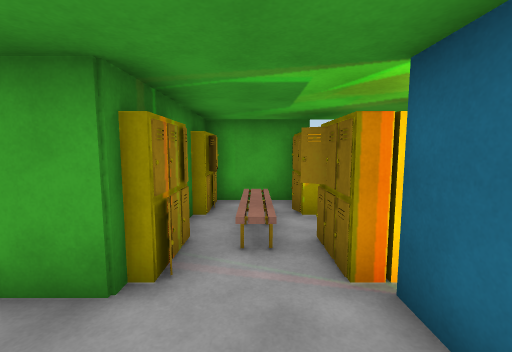
View 1 (above)

18 first-person views from a walk through a 3-D level made in the Unity game engine. The camera is 1.5 m above the floor, tilts 6° down and sees 90° across. The floor is counted in squares, 1 m on a side. Each view is taken from the middle of a square. On the plan, view 1 faces up. The plan holds only what a view shows up to about 13 squares ahead; the rest is blank. The place goes on beyond the plan. The player character is not drawn. Door leaves are left out, so doorways stand open. Surface patterns are stand-ins for the level's own textures.

View 2
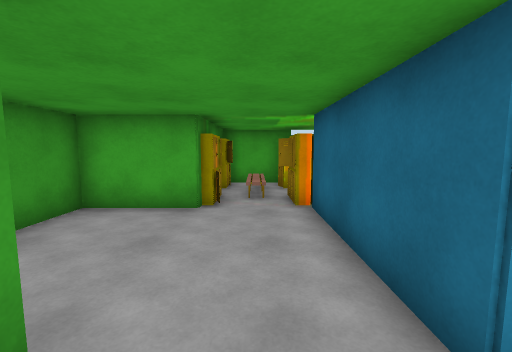

View 3
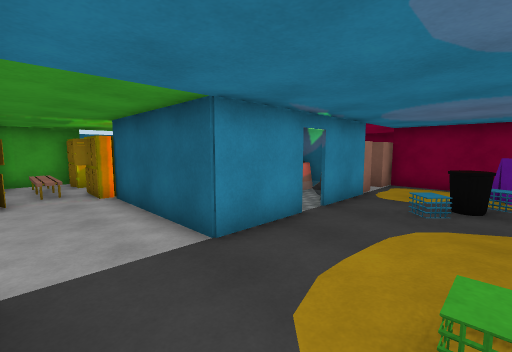

View 4
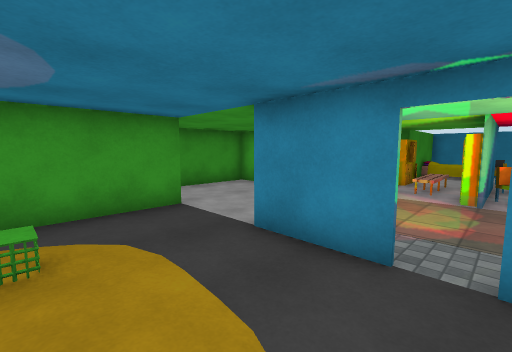

View 5
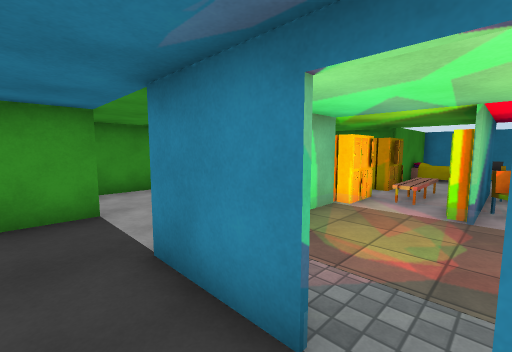

View 6
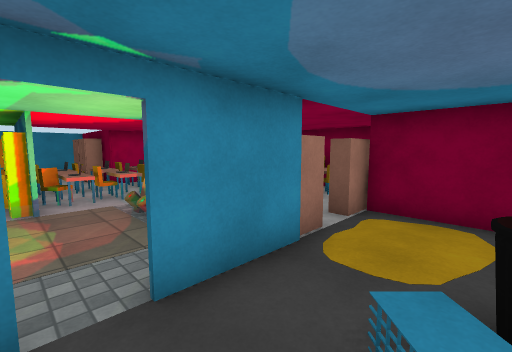

View 7
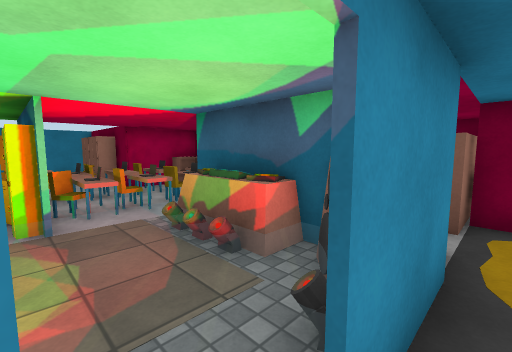

View 8
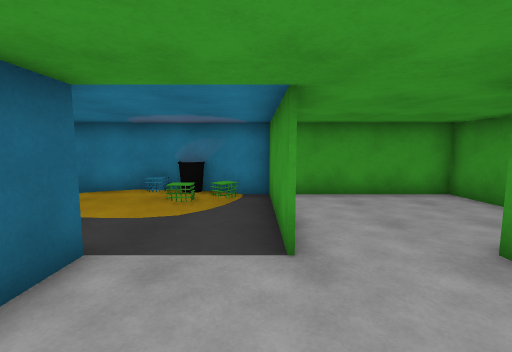

View 9
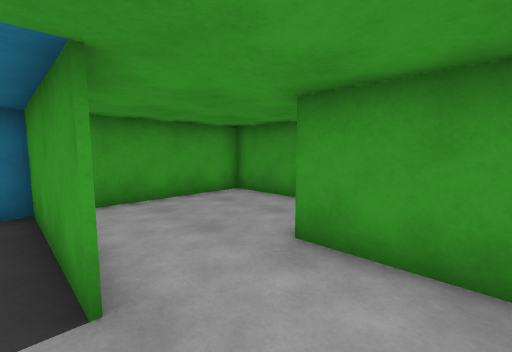

View 10
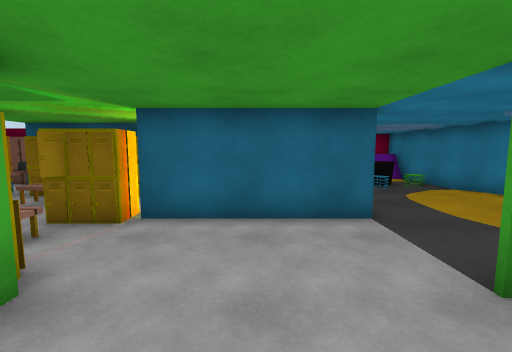

View 11
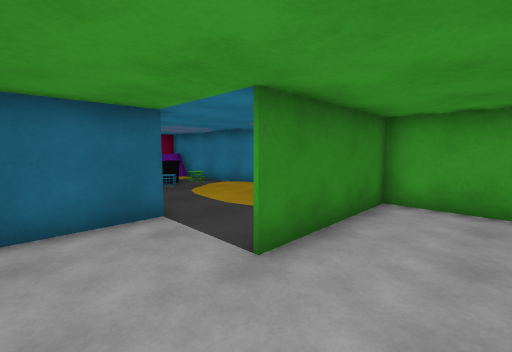

View 12
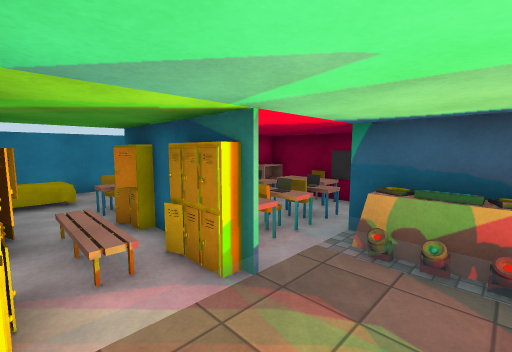

View 13
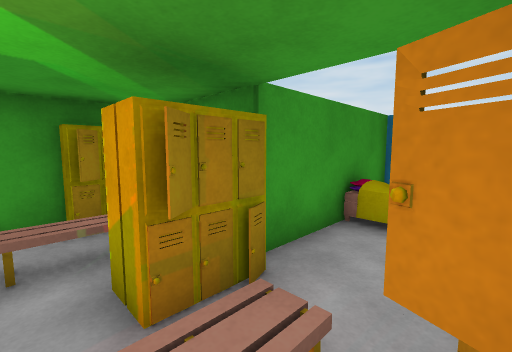

View 14
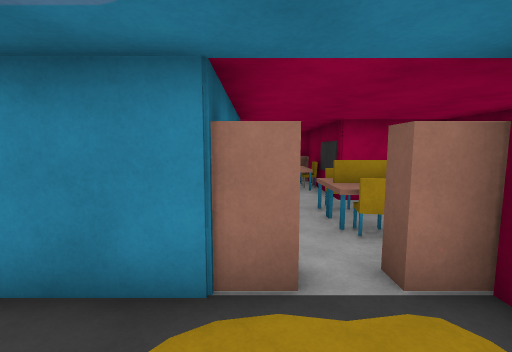

View 15
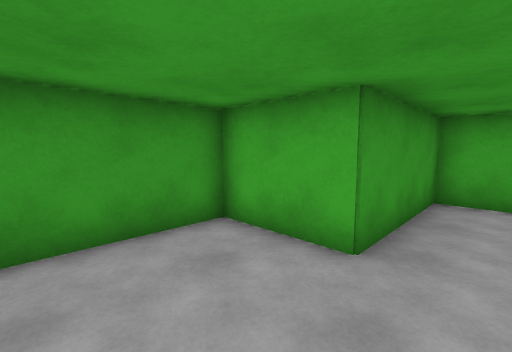

View 16
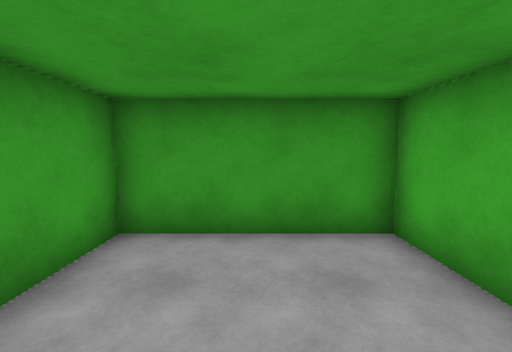

View 17
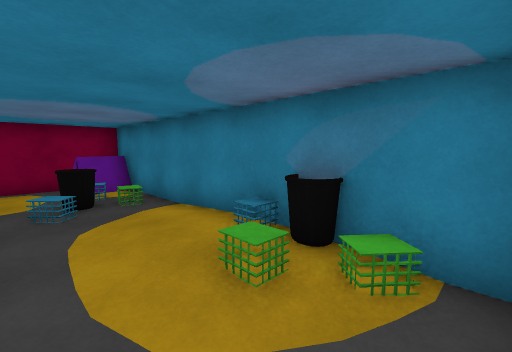

View 18
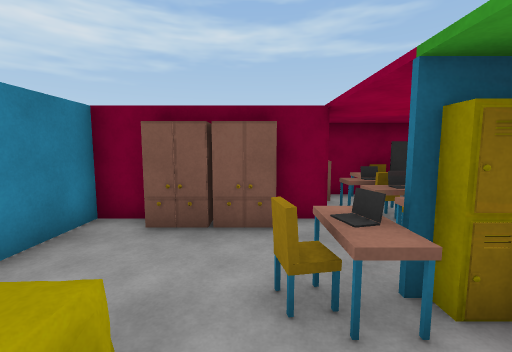

### Floor plan
Key: @ floor where view 1 was taken; # wall or solid block; x gap in a wall; . main floor; : floor 0.25 m higher than the main floor; / step, stairs or slope; D open door; = window, fence, low wall or low ledge; ^ raised ledge; L locker; C chair; E desk; S closet; O other object.
Columns run from 8 left of view 1 to 11 right of it. Each row starts with its distance up from view 1.
 12           #######
 11           #^...S#
 10          ##^=..S#
  9          #..C..S#
  8        ###DDEEDD#
  7        #.#DDDDDD##
  6       ##/LL/#######
  5       #./../.#####
  4       ##/##/#######
  3    =###DDDDDDDDDDDD
  2    #...DDDDDDDDDDDD#
  1    #.....#::::###.##
  0    #....@#::::###.#
 -1    #.....##::::##.##
 -2 =###DDDDDD##xx##DDDD
 -3 #...DDDDDD......DDDD
 -4 #.....#...........##
 -5 #.....#........#.. #
 -6 #.....#..O::....O###
 -7 #.....#.O#O:.....=#
 -8 =##################

Positions as (right, up) in squares from view 1, and headings:
1: (0, 0), facing up
2: (0, -4), facing up
3: (-1, -6), facing up-right
4: (5, -6), facing up-left
5: (5, -4), facing up-left
6: (4, -5), facing up-right
7: (4, -3), facing up-right
8: (-1, 1), facing down
9: (-1, 0), facing down-left
10: (-4, 0), facing right
11: (-4, 0), facing down-right
12: (2, 0), facing up-right
13: (4, 5), facing up-left
14: (8, -5), facing up
15: (-3, -6), facing up-left
16: (-3, -5), facing left
17: (-1, -4), facing down-right
18: (2, 9), facing right
